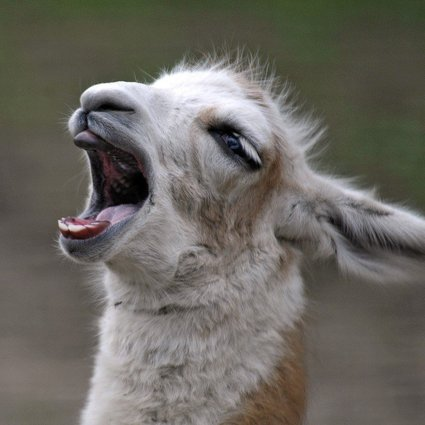
#> input picture scripts/misc/llama.jpg, 425 x 425 px
$ python polar_transform_example.py
#> lines starting #> are read from the running program, lines starting #| are printed output that depends on the picture
# -*- coding: utf-8 -*-
# @Time    : 2021-04-26 3:49 p.m.
# @Author  : young wang
# @FileName: image_compare.py
# @Software: PyCharm

'''From left to right: OCT images of a middle ear,
 index finger (palmar view), index finger (side view),
  and onion slice. The white arrow indicates the sidelobe
  artifacts caused by the PSF convolution'''


import polarTransform
import matplotlib.pyplot as plt
import numpy as np
if __name__ == '__main__':

    plt.close('all')

    imagec=plt.imread('misc/llama.jpg')
#> imagec is the input picture: shape (425, 425, 3); mean R, G, B 107.1, 103.9, 97.3
    image=np.mean(imagec,axis=2)
    image[10,10:415]=255
    image[415,10:415]=255
    image[10:415,10]=255
    image[10:415,415]=255
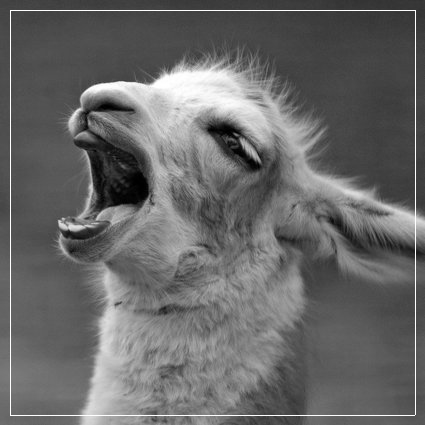
#> image: shape (425, 425) float64; min 0, max 255, mean 104.3
    plt.figure()
    plt.imshow(image,cmap='gray')

    opening_angle=60 #deg
#> (the run stopped early here; a loop or call above may not have finished)
